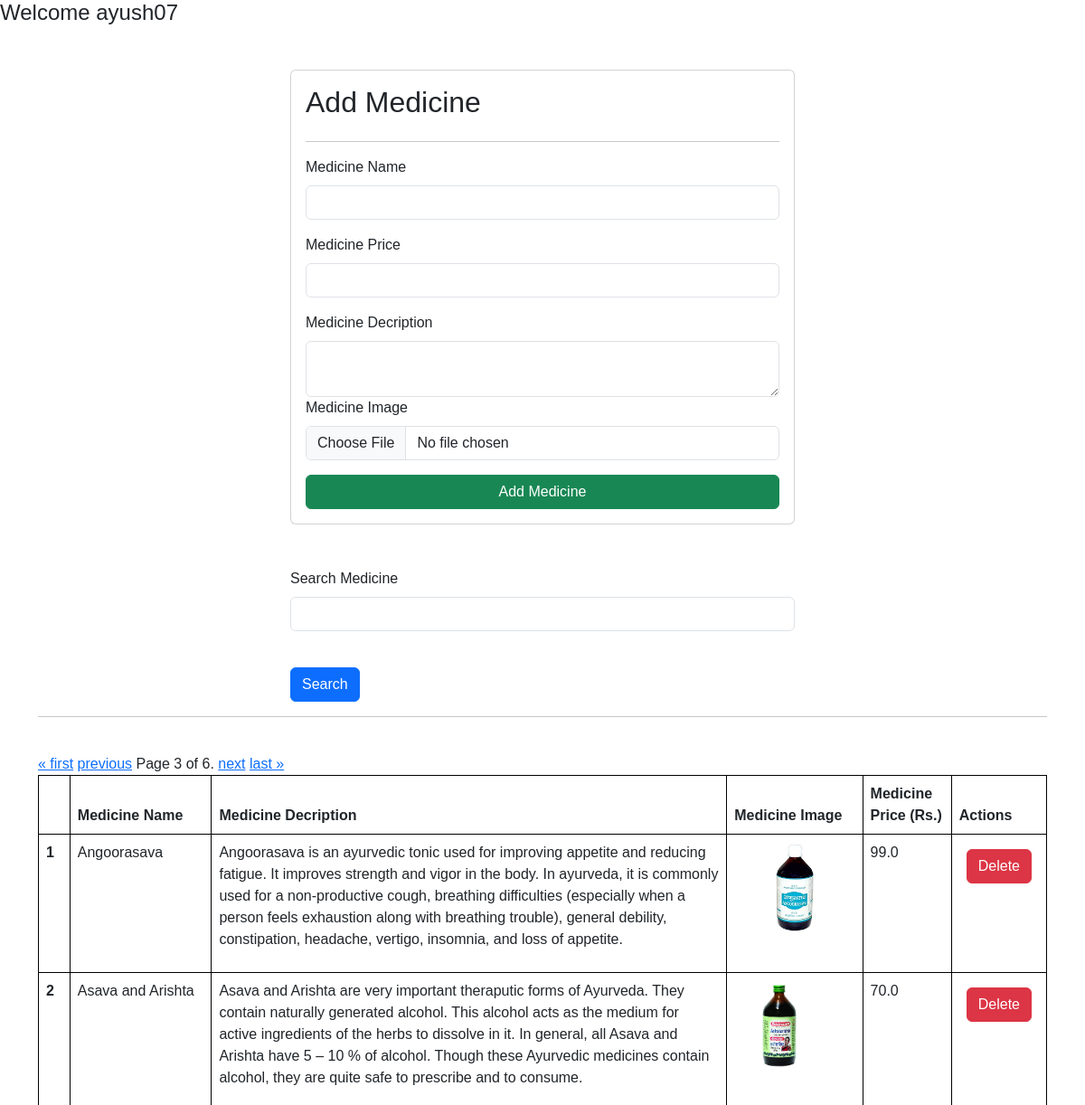
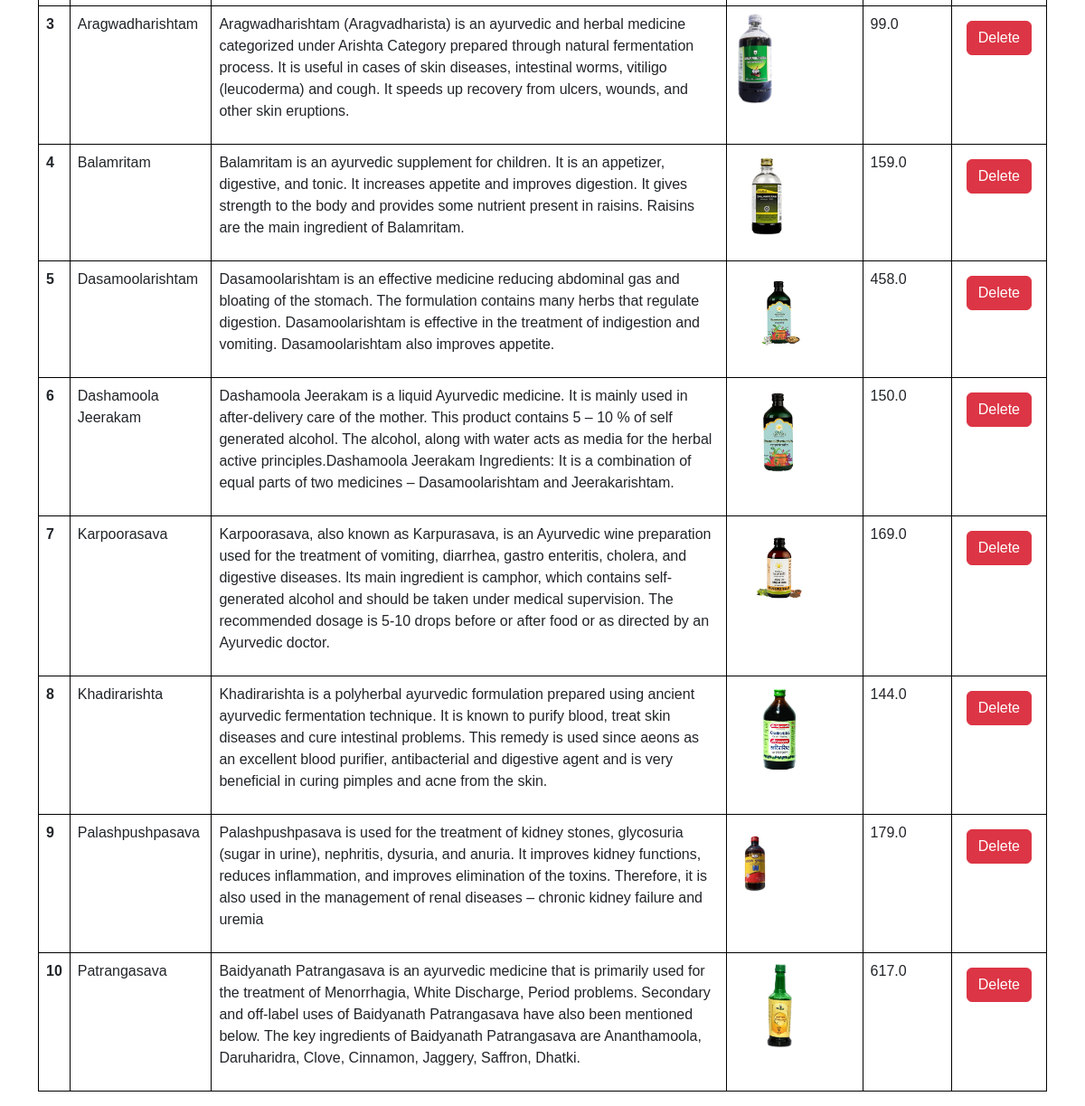
The app's page /medicines/?page=3 (signed in) with its own data (2 pictures, top to bottom).
### vedassist/models.py (models this page shows)
class Medicine(models.Model):
    user =models.ForeignKey(User , on_delete=models.SET_NULL , null=True,blank=True)
    medicine_name = models.CharField(max_length=100)
    medicine_price = models.FloatField(default=10.00)
    medicine_description= models.TextField(default="Default description")
    medicine_image = models.ImageField(upload_to = "medicine")
    medicine_view_count=models.IntegerField(default=1)

### vedassist/views.py (the view, shortened to what this page needs)
# urls.py: path('medicines/' , views.medicines, name="medicines"),
@login_required(login_url='/login/')
def medicines(request):
    queryset = Medicine.objects.all()
    paginator = Paginator(queryset,10)
    page_number = request.GET.get("page", 1)
    page_obj = paginator.get_page(page_number)
    context = {'page_obj': page_obj, 'medicines': page_obj}
    return render(request, 'medicines.html', context)

### vedassist/templates/medicines.html (shortened to what this page needs)
{% extends "base.html"%}
{% block start %}
<h4> Welcome
{{request.user}}
</h4>
<div class = "container mt-5">
    <form class= "col-6 mx-auto card p-3 shadow.lg" method="POST" enctype="multipart/form-data">
      <h2> Add Medicine </h2>
      <hr>
        <div class="mb-3">
          <label for="exampleInputEmail1" class="form-label">Medicine Name</label>
          <input name="medicine_name"  required type="text" class="form-control">
        </div>
        <div class="mb-3">
          <label for="exampleInputEmail1" class="form-label">Medicine Price</label>
          <input name="medicine_price"  required type="number" class="form-control">
        </div>
        <div class="mb-6">
          <label for="exampleInputPassword1" class="form-label">Medicine Decription</label>
          <textarea class="form-control" name="medicine_description" required> </textarea>
        </div>
        <div class="mb-3">
          <label for="exampleInputPassword1" class="form-label">Medicine Image</label>
          <input name ="medicine_image" required type="file" class="form-control">
        </div>
        <button type="submit" class="btn btn-success">Add Medicine</button>
    </form>
    <div class="mt-5">
      <div class="mx-auto col-6">
        <form>
          <div class="mb-3">
            <label for="exampleInputEmail1" class="form-label">Search Medicine</label>
            <input name="search" type="text" class="form-control">
          </div>
          <br>
          <button type="submit" class="btn btn-primary">Search</button>
        </form>
    </div>
<hr>
<br>
    <table class="table">
      <thead>
        <tr>
          <th scope="col"></th>
          <th scope="col">Medicine Name</th>
          <th scope="col">Medicine Decription</th>
          <th scope="col">Medicine Image</th>
          <th scope="col">Medicine Price (Rs.)</th>
          <th scope="col">Actions</th>
        </tr>
      </thead>
      <tbody>
        {% for medicine in medicines %}
        <tr>
          <th scope="row">{{forloop.counter}}</th>
          <td>{{medicine.medicine_name}}</td>
          <td>{{medicine.medicine_description}}
          </td>
          <td>
            <img src ="/media/{{medicine.medicine_image}}" style="height : 100px" >
           </td>
          <td>
            {{ medicine.medicine_price }}
           </td>
           <td>
            <a href ="/delete-medicine/{{medicine.id}}/" class ="btn btn-danger m-2"> Delete </a>
           </td>
          </tr>
        {% endfor %}
        <div class="pagination">
          <span class="step-links">
            {% if page_obj.has_previous %}
              <a href="?page=1">&laquo; first</a>
              <a href="?page={{ page_obj.previous_page_number }}">previous</a>
            {% endif %}
            <span class="current">
              Page {{ page_obj.number }} of {{ page_obj.paginator.num_pages }}.
            </span>
            {% if page_obj.has_next %}
              <a href="?page={{ page_obj.next_page_number }}">next</a>
              <a href="?page={{ page_obj.paginator.num_pages }}">last &raquo;</a>
            {% endif %}
          </span>
        </div>
      </tbody>
    </table>
</div>
</div>
{% endblock %}

### vedassist/static/log.css (style rules this page uses)
* { margin: 0; padding: 0; box-sizing: border-box; font-family: 'Poppins', sans-serif; }

### vedassist/templates/base.html (style rules this page uses)
table ,th,td { border : 1px solid black; }

### records on screen
Medicine: medicine_name "Angoorasava", medicine_description "Angoorasava is an ayurvedic tonic used for improving appetite and reducing fatigue. It improves strength and vigor in the body. In ayurveda, it is commonly used for a non-productive cough, breathing difficulties (especially when a person feels exhaustion along with breathing trouble), general debility, constipation, headache, vertigo, insomnia, and loss of appetite.", medicine_image (picture), medicine_price "99.0"
Medicine: medicine_name "Asava and Arishta", medicine_description "Asava and Arishta are very important theraputic forms of Ayurveda. They contain naturally generated alcohol. This alcohol acts as the medium for active ingredients of the herbs to dissolve in it. In general, all Asava and Arishta have 5 – 10 % of alcohol. Though these Ayurvedic medicines contain alcohol, they are quite safe to prescribe and to consume.", medicine_image (picture), medicine_price "70.0"
Medicine: medicine_name "Aragwadharishtam", medicine_description "Aragwadharishtam (Aragvadharista) is an ayurvedic and herbal medicine categorized under Arishta Category prepared through natural fermentation process. It is useful in cases of skin diseases, intestinal worms, vitiligo (leucoderma) and cough. It speeds up recovery from ulcers, wounds, and other skin eruptions.", medicine_image (picture), medicine_price "99.0"
Medicine: medicine_name "Balamritam", medicine_description "Balamritam is an ayurvedic supplement for children. It is an appetizer, digestive, and tonic. It increases appetite and improves digestion. It gives strength to the body and provides some nutrient present in raisins. Raisins are the main ingredient of Balamritam.", medicine_image (picture), medicine_price "159.0"
Medicine: medicine_name "Dasamoolarishtam", medicine_description "Dasamoolarishtam is an effective medicine reducing abdominal gas and bloating of the stomach. The formulation contains many herbs that regulate digestion. Dasamoolarishtam is effective in the treatment of indigestion and vomiting. Dasamoolarishtam also improves appetite.", medicine_image (picture), medicine_price "458.0"
Medicine: medicine_name "Dashamoola Jeerakam", medicine_description "Dashamoola Jeerakam is a liquid Ayurvedic medicine. It is mainly used in after-delivery care of the mother. This product contains 5 – 10 % of self generated alcohol. The alcohol, along with water acts as media for the herbal active principles.Dashamoola Jeerakam Ingredients: It is a combination of equal parts of two medicines – Dasamoolarishtam and Jeerakarishtam.", medicine_image (picture), medicine_price "150.0"
Medicine: medicine_name "Karpoorasava", medicine_description "Karpoorasava, also known as Karpurasava, is an Ayurvedic wine preparation used for the treatment of vomiting, diarrhea, gastro enteritis, cholera, and digestive diseases. Its main ingredient is camphor, which contains self-generated alcohol and should be taken under medical supervision. The recommended dosage is 5-10 drops before or after food or as directed by an Ayurvedic doctor.", medicine_image (picture), medicine_price "169.0"
Medicine: medicine_name "Khadirarishta", medicine_description "Khadirarishta is a polyherbal ayurvedic formulation prepared using ancient ayurvedic fermentation technique. It is known to purify blood, treat skin diseases and cure intestinal problems. This remedy is used since aeons as an excellent blood purifier, antibacterial and digestive agent and is very beneficial in curing pimples and acne from the skin.", medicine_image (picture), medicine_price "144.0"
Medicine: medicine_name "Palashpushpasava", medicine_description "Palashpushpasava is used for the treatment of kidney stones, glycosuria (sugar in urine), nephritis, dysuria, and anuria. It improves kidney functions, reduces inflammation, and improves elimination of the toxins. Therefore, it is also used in the management of renal diseases – chronic kidney failure and uremia", medicine_image (picture), medicine_price "179.0"
Medicine: medicine_name "Patrangasava", medicine_description "Baidyanath Patrangasava is an ayurvedic medicine that is primarily used for the treatment of Menorrhagia, White Discharge, Period problems. Secondary and off-label uses of Baidyanath Patrangasava have also been mentioned below. The key ingredients of Baidyanath Patrangasava are Ananthamoola, Daruharidra, Clove, Cinnamon, Jaggery, Saffron, Dhatki.", medicine_image (picture), medicine_price "617.0"

### other values on screen
{{ request.user }} "ayush07"
{{ page_obj.number }} "3"
{{ page_obj.paginator.num_pages }} "6"
